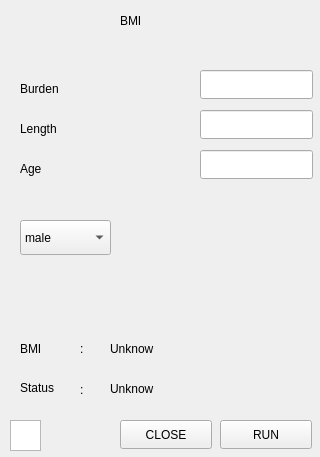
<?xml version="1.0" encoding="UTF-8"?>
<ui version="4.0">
 <class>BMI</class>
 <widget class="QMainWindow" name="BMI">
  <property name="geometry">
   <rect>
    <x>0</x>
    <y>0</y>
    <width>320</width>
    <height>457</height>
   </rect>
  </property>
  <property name="minimumSize">
   <size>
    <width>320</width>
    <height>457</height>
   </size>
  </property>
  <property name="maximumSize">
   <size>
    <width>320</width>
    <height>457</height>
   </size>
  </property>
  <property name="sizeIncrement">
   <size>
    <width>320</width>
    <height>501</height>
   </size>
  </property>
  <property name="windowTitle">
   <string>MainWindow</string>
  </property>
  <property name="windowIcon">
   <iconset resource="../../BMI/images/image.qrc">
    <normaloff>:/Ubuntu.png</normaloff>:/Ubuntu.png</iconset>
  </property>
  <widget class="QWidget" name="centralwidget">
   <widget class="QLabel" name="label_8">
    <property name="geometry">
     <rect>
      <x>120</x>
      <y>10</y>
      <width>51</width>
      <height>21</height>
     </rect>
    </property>
    <property name="styleSheet">
     <string notr="true">font: 20pt &quot;DejaVu Sans&quot;;
font: italic 20pt &quot;Sans Uralic&quot;;
</string>
    </property>
    <property name="text">
     <string>BMI</string>
    </property>
   </widget>
   <widget class="QLabel" name="Burden">
    <property name="geometry">
     <rect>
      <x>20</x>
      <y>80</y>
      <width>51</width>
      <height>17</height>
     </rect>
    </property>
    <property name="text">
     <string>Burden</string>
    </property>
   </widget>
   <widget class="QLabel" name="length">
    <property name="geometry">
     <rect>
      <x>20</x>
      <y>120</y>
      <width>51</width>
      <height>17</height>
     </rect>
    </property>
    <property name="text">
     <string>Length</string>
    </property>
   </widget>
   <widget class="QLineEdit" name="LB">
    <property name="geometry">
     <rect>
      <x>200</x>
      <y>70</y>
      <width>113</width>
      <height>29</height>
     </rect>
    </property>
    <property name="echoMode">
     <enum>QLineEdit::Normal</enum>
    </property>
   </widget>
   <widget class="QLineEdit" name="LL">
    <property name="geometry">
     <rect>
      <x>200</x>
      <y>110</y>
      <width>113</width>
      <height>29</height>
     </rect>
    </property>
   </widget>
   <widget class="QPushButton" name="CLOSE">
    <property name="geometry">
     <rect>
      <x>120</x>
      <y>420</y>
      <width>92</width>
      <height>29</height>
     </rect>
    </property>
    <property name="text">
     <string>CLOSE</string>
    </property>
   </widget>
   <widget class="QLabel" name="label_7">
    <property name="geometry">
     <rect>
      <x>80</x>
      <y>380</y>
      <width>20</width>
      <height>20</height>
     </rect>
    </property>
    <property name="text">
     <string>:</string>
    </property>
   </widget>
   <widget class="QLabel" name="Bmi">
    <property name="geometry">
     <rect>
      <x>20</x>
      <y>340</y>
      <width>64</width>
      <height>17</height>
     </rect>
    </property>
    <property name="text">
     <string>BMI</string>
    </property>
   </widget>
   <widget class="QGraphicsView" name="Ubuntu">
    <property name="geometry">
     <rect>
      <x>10</x>
      <y>420</y>
      <width>31</width>
      <height>31</height>
     </rect>
    </property>
    <property name="styleSheet">
     <string notr="true">background-image: url(:/Ubuntu.png);
border-image: url(:/Ubuntu.png);</string>
    </property>
   </widget>
   <widget class="QLabel" name="SBM">
    <property name="geometry">
     <rect>
      <x>110</x>
      <y>340</y>
      <width>161</width>
      <height>17</height>
     </rect>
    </property>
    <property name="text">
     <string>Unknow</string>
    </property>
   </widget>
   <widget class="QLabel" name="SS">
    <property name="geometry">
     <rect>
      <x>110</x>
      <y>380</y>
      <width>171</width>
      <height>17</height>
     </rect>
    </property>
    <property name="text">
     <string>Unknow</string>
    </property>
   </widget>
   <widget class="QLabel" name="Status">
    <property name="geometry">
     <rect>
      <x>20</x>
      <y>380</y>
      <width>41</width>
      <height>16</height>
     </rect>
    </property>
    <property name="text">
     <string>Status</string>
    </property>
   </widget>
   <widget class="QLabel" name="label_6">
    <property name="geometry">
     <rect>
      <x>80</x>
      <y>340</y>
      <width>16</width>
      <height>17</height>
     </rect>
    </property>
    <property name="text">
     <string>:</string>
    </property>
   </widget>
   <widget class="QPushButton" name="Run">
    <property name="geometry">
     <rect>
      <x>220</x>
      <y>420</y>
      <width>92</width>
      <height>29</height>
     </rect>
    </property>
    <property name="text">
     <string>RUN</string>
    </property>
   </widget>
   <widget class="QComboBox" name="gender">
    <property name="geometry">
     <rect>
      <x>20</x>
      <y>220</y>
      <width>91</width>
      <height>35</height>
     </rect>
    </property>
    <item>
     <property name="text">
      <string>male</string>
     </property>
    </item>
    <item>
     <property name="text">
      <string>Fmale</string>
     </property>
    </item>
    <item>
     <property name="text">
      <string>Girl</string>
     </property>
    </item>
    <item>
     <property name="text">
      <string>Boy</string>
     </property>
    </item>
   </widget>
   <widget class="QLabel" name="age">
    <property name="geometry">
     <rect>
      <x>20</x>
      <y>160</y>
      <width>51</width>
      <height>17</height>
     </rect>
    </property>
    <property name="text">
     <string>Age</string>
    </property>
   </widget>
   <widget class="QLineEdit" name="LA">
    <property name="geometry">
     <rect>
      <x>200</x>
      <y>150</y>
      <width>113</width>
      <height>29</height>
     </rect>
    </property>
   </widget>
  </widget>
 </widget>
 <resources>
  <include location="../../BMI/images/image.qrc"/>
 </resources>
 <connections>
  <connection>
   <sender>CLOSE</sender>
   <signal>clicked()</signal>
   <receiver>BMI</receiver>
   <slot>deleteLater()</slot>
   <hints>
    <hint type="sourcelabel">
     <x>165</x>
     <y>474</y>
    </hint>
    <hint type="destinationlabel">
     <x>159</x>
     <y>250</y>
    </hint>
   </hints>
  </connection>
  <connection>
   <sender>Run</sender>
   <signal>clicked()</signal>
   <receiver>BMI</receiver>
   <slot>deleteLater()</slot>
   <hints>
    <hint type="sourcelabel">
     <x>265</x>
     <y>474</y>
    </hint>
    <hint type="destinationlabel">
     <x>159</x>
     <y>250</y>
    </hint>
   </hints>
  </connection>
 </connections>
</ui>
